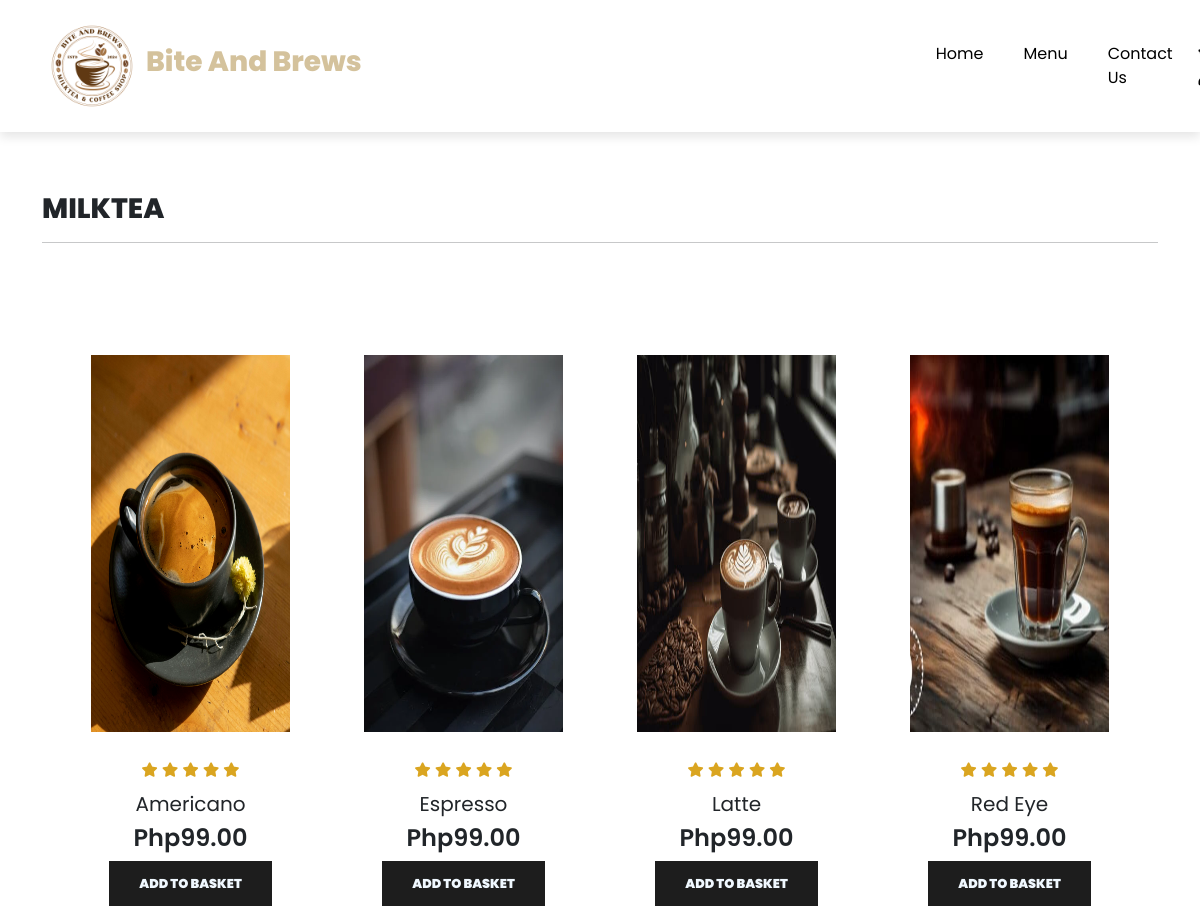
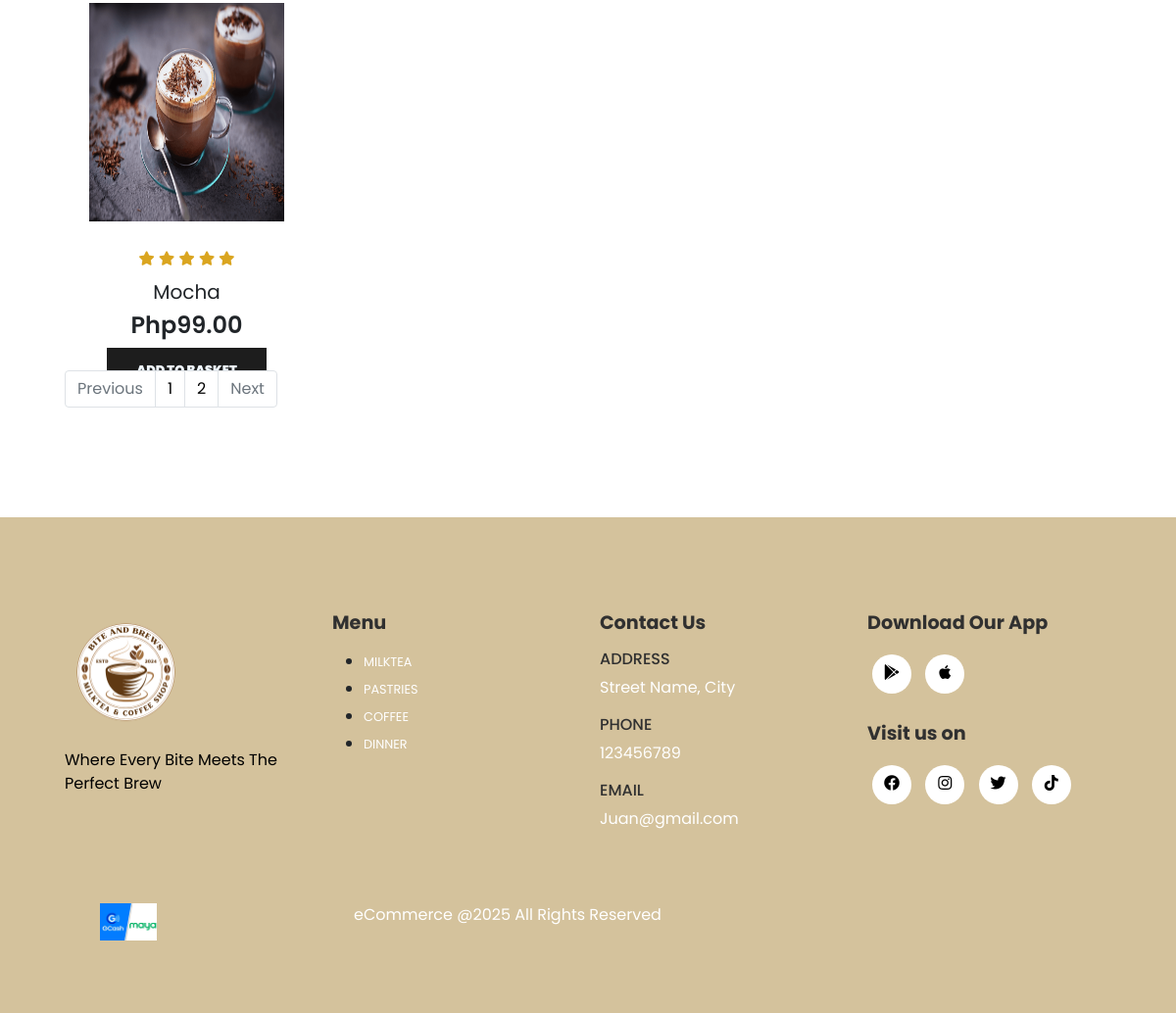
The page /coffee.php on the database its author committed (2 pictures, top to bottom).
### tables this page shows
CREATE TABLE `products` (
  `product_id` int(11) NOT NULL,
  `product_name` varchar(70) NOT NULL,
  `product_category` varchar(70) NOT NULL,
  `product_description` varchar(120) NOT NULL,
  `product_img` varchar(70) NOT NULL,
  `product_img1` varchar(70) NOT NULL,
  `product_img2` varchar(70) NOT NULL,
  `product_img3` varchar(70) NOT NULL,
  `product_img4` varchar(70) NOT NULL,
  `product_price` decimal(10,2) NOT NULL,
  `is_deleted` int(11) NOT NULL
);

### coffee.php (the view, shortened to what this page needs)
<?php
include('layouts/header.php');
include_once("conn/connection.php");
        if(isset($_GET['page_no']) && $_GET['page_no'] !=""){
            $page_no = $_GET['page_no'];
        }else{
            $page_no =1;
        }
        $stmt1 = $conn->prepare("SELECT COUNT(*) AS total_records
                     FROM products
                     WHERE product_category = 'Coffee'
                     AND is_deleted = FALSE");
        $stmt1->execute();
        $stmt1->bind_result($total_records);
        $total_records_per_page = 8;
        $offset = ($page_no-1) * $total_records_per_page;
        $total_no_of_pages = ceil($total_records/$total_records_per_page);
        $stmt2 = $conn->prepare("SELECT * FROM products
                     WHERE product_category = 'Coffee'
                     AND is_deleted = FALSE
                     LIMIT $offset, $total_records_per_page");
        $stmt2->execute();
        $products = $stmt2->get_result();
?>
    <section id="must-try" class="my-5 py-5">
        <div class="container mt-5 py-5">
        <h3>MILKTEA</h3>
        <hr>
        </div>
        <div class="row mx-auto container">
        <?php while($row= $products->fetch_assoc()){ ?>
        <div onclick="window.location.href='single_menu.php';" class="product text-center col-lg-3 col-md-4 col-sm-12 mt-5 mb-5">
            <img class="img-fluid mb-3" src="assets/imgs/<?php echo $row['product_img'];?>"/>
            <div class="star">
            <i class="fas fa-star"></i>
            <i class="fas fa-star"></i>
            <i class="fas fa-star"></i>
            <i class="fas fa-star"></i>
            <i class="fas fa-star"></i>
            </div>
            <h5 class="b-name"><?php echo $row['product_name']; ?></h5>
            <h4 class="b-price">Php<?php echo $row['product_price']; ?></h4>
            <a href=<?php echo "single_menu.php?product_id=". $row['product_id'] ?>><button class="order-btn">Add To Basket</button></a>
        </div>
        <?php }?>
        <nav aria-label="Page navigation example">
            <ul class="pagination mt-5">
                <li class="page-item <?php if($page_no<=1){echo 'disabled';}?>">
                <a class="page-link" href="<?php if($page_no <=1){echo '#';}else{echo "?page_no=".($page_no-1);}?>">Previous</a>
                </li>
                <li class="page-item"><a class="page-link" href="?page_no=1">1</a></li>
                <li class="page-item"><a class="page-link" href="?page_no=2">2</a></li>
                <li class="page-item <?php if($page_no >= $total_no_of_pages){echo 'disabled';}else?>">
                <a class="page-link" href="<?php if($page_no >= $total_no_of_pages){echo '#';}else {echo "?page_no=".($page_no+1);}?>">Next</a></li>
            </ul>
        </div>
    </section>
<?php include('layouts/footer.php');?>

### assets/css/style.css (style rules this page uses)
* { margin: 0; padding: 0; box-sizing: border-box; }
body { font-family: 'Poppins',sans-serif; }
h3 { font-size: 1.5 rem; font-weight: 800; }
h4 { font-size: 1.2 rem; font-weight: 600; }
h5 { font-size: 1 rem; font-weight: 400; }
button { font-size: 0.8rem; font-weight: 900; outline: none; border: none; background-color: #1d1d1d; color: aliceblue; padding: 13px 30px; text-transform: uppercase; cursor: pointer; transition: 0.5s ease; }
#must-try .product img { height: 80%; width: 80%; }
.product { cursor: pointer; }
.product img { transition: 0.3s all; }
.star { padding: 10px 0; }
.star i { font-size: 0.9rem; color: goldenrod; }
.container { margin-bottom: 0; }
.pagination a { color: #000000; }

### rows shown on the page
products: product_img (picture), product_name "Americano", product_price "99.00"
products: product_img (picture), product_name "Espresso", product_price "99.00"
products: product_img (picture), product_name "Latte", product_price "99.00"
products: product_img (picture), product_name "Red Eye", product_price "99.00"
products: product_img (picture), product_name "Mocha", product_price "99.00"
